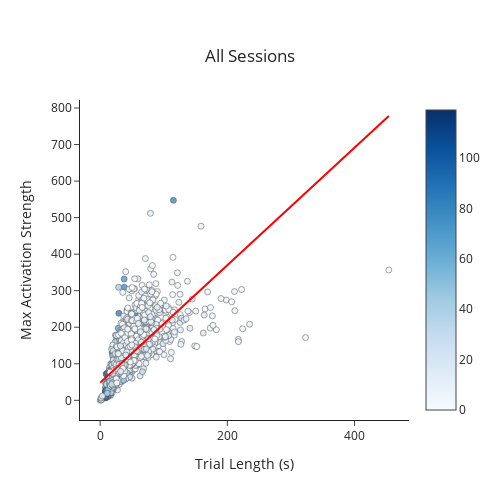

The notebook cell saved with this chart:
### Code cell
## Linear regression
lm_max = pg.linear_regression(trial_df.trial_length, trial_df['max'], as_dataframe = False)
lm_mean = pg.linear_regression(trial_df.trial_length, trial_df['mean'], as_dataframe = False)
## Plot max
fig = pf.custom_graph_template('All Sessions', x_title = 'Trial Length (s)', y_title = 'Max Activation Strength')
fig.add_trace(go.Scatter(x = trial_df.trial_length, y = trial_df['max'], mode = 'markers', opacity = 0.7, showlegend = False,
                         marker={'color': trial_df.trial, 'colorscale': 'Blues', 'showscale': True, 'line': {'color': 'black', 'width' : 0.5}}))
fig.add_trace(go.Scatter(x = trial_df.trial_length, y = lm_max['pred'], mode = 'lines', line_color = 'red', showlegend = False))
fig.show()

### Figure 1 — Plotly figure (JSON) as saved in the notebook; plotly's stock layout.template omitted (floating-point values rounded to 4 significant figures; data arrays with more than 128 entries replaced by an {"elided": "..."} marker saying what was removed)
{"data": [{"marker": {"color": {"elided": "1580 int values"}, "colorscale": [[0, "rgb(247,251,255)"], [0.125, "rgb(222,235,247)"], [0.25, "rgb(198,219,239)"], [0.375, "rgb(158,202,225)"], [0.5, "rgb(107,174,214)"], [0.625, "rgb(66,146,198)"], [0.75, "rgb(33,113,181)"], [0.875, "rgb(8,81,156)"], [1, "rgb(8,48,107)"]], "line": {"color": "black", "width": 0.5}, "showscale": true}, "mode": "markers", "opacity": 0.7, "showlegend": false, "type": "scatter", "x": {"elided": "1580 float values"}, "y": {"elided": "1580 float values"}}, {"line": {"color": "red"}, "mode": "lines", "showlegend": false, "type": "scatter", "x": {"elided": "1580 float values"}, "y": {"elided": "1580 float values"}}], "layout": {"height": 500, "title": {"text": "All Sessions", "x": 0.5, "xanchor": "center", "y": 0.9, "yanchor": "top"}, "width": 500, "xaxis": {"title": {"text": "Trial Length (s)"}}, "yaxis": {"title": {"text": "Max Activation Strength"}}}}
